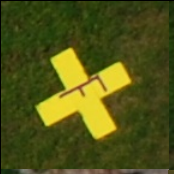
#> input picture zchop1.png, 174 x 174 px
$ python shape_detection.py --image zchop1.png
#> lines starting #> are read from the running program, lines starting #| are printed output that depends on the picture; after the words box and inside, x2 and y2 are one past the last pixel; in counts of white or black regions, pixels touching at a corner belong together
from shapedetection import ShapeDetector
import argparse
import imutils
import cv2

# Setup some argument parsing so users can indicate file path of the image using "-i"
ap = argparse.ArgumentParser()
ap.add_argument("-i", "--image", required=True,
    help="Argument requires providing the path to the image you wish to run the shape detection on.")

args = vars(ap.parse_args())

# Firstly, read in the image itself
image = cv2.imread(args["image"])
#> image is the input picture: shape (174, 174, 3); mean B, G, R 22.1, 83.6, 80.1

# Pre-processing stage
# Resize the image to make processing easier and faster
resized = imutils.resize(image, width = 300)
ratio = image.shape[0] / float(resized.shape[0])
#> ratio = 0.58

# Grayscale the image to get rid of any color
grayimage = cv2.cvtColor(resized, cv2.COLOR_BGR2GRAY)
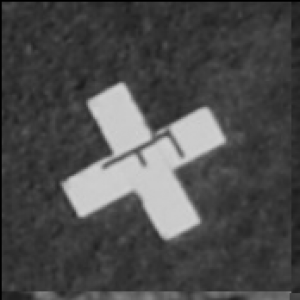
#> grayimage: shape (300, 300); min 0, max 210, mean 75.5

# Add some gaussian blur to smooth out the edges
blurredimage = cv2.GaussianBlur(grayimage, (5, 5), 0)

# Perform some thresholding, i.e set everything except the shape to black
# 1st arg is the input grayscale img, 2nd is the threshold (under which everything is set to black), 3rd is the max val
# Lastly, the 4th arg is the thresholding method, in this case, just a step function (i.e everything is either black or white, no shades)
threshimage = cv2.threshold(blurredimage, 60, 255, cv2.THRESH_BINARY)[1]
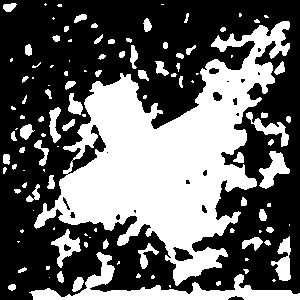
#> threshimage: shape (300, 300); 39.5% white; 115 white regions (50 under 20 px)

# Find the contours inside of the pre-processed image
contours = cv2.findContours(threshimage.copy(), cv2.RETR_EXTERNAL,
                            cv2.CHAIN_APPROX_SIMPLE)
#> contours = 115 contours, 68 with area under 20; largest, box (x1, y1, x2, y2) and area: (34, 21, 290, 286) 26499, (29, 252, 300, 300) 2853, (259, 151, 290, 189) 500, (51, 229, 81, 268) 426, (271, 236, 291, 281) 402

#> (the run stopped early here; a loop or call above may not have finished)
